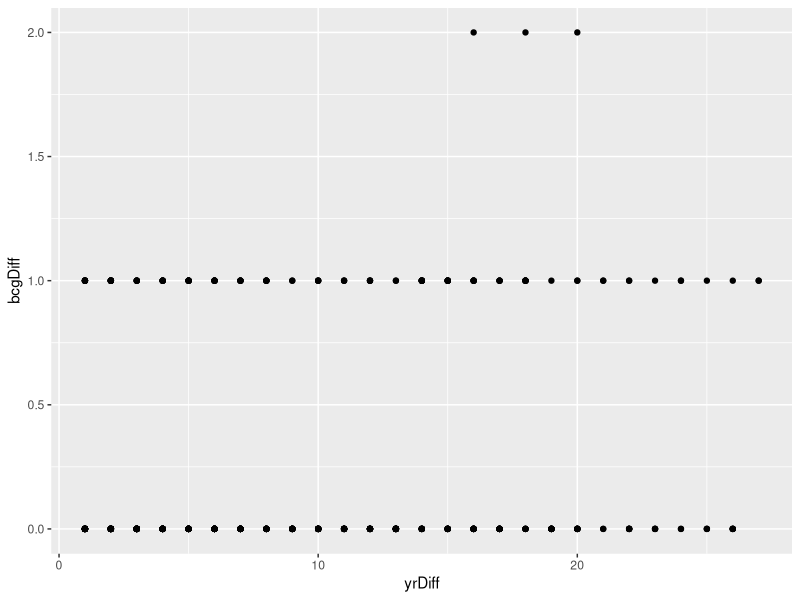

Write R code to recreate this figure.
setwd('P:/Projects/GitHub_Prj/BioVariability')

library(ggplot2)

bcg<-read.csv("data/bug_bcg_10Yrs.csv",header=TRUE)
# bcg<-bcg[bcg$STA_SEQ==14188|
#            bcg$STA_SEQ==14314|
#            bcg$STA_SEQ==14441|
#            bcg$STA_SEQ==14442|
#            bcg$STA_SEQ==14444|
#            bcg$STA_SEQ==14450|
#            bcg$STA_SEQ==14605|
#            bcg$STA_SEQ==14706|
#            bcg$STA_SEQ==14720,]##'Reference'Sites Only.  Comment out for all sites.
bcg<-bcg[bcg$STA_SEQ!=14188&
           bcg$STA_SEQ!=14314&
           bcg$STA_SEQ!=14441&
           bcg$STA_SEQ!=14442&
           bcg$STA_SEQ!=14444&
           bcg$STA_SEQ!=14450&
           bcg$STA_SEQ!=14605&
           bcg$STA_SEQ!=14706&
           bcg$STA_SEQ!=14720,]##'Reference'Sites Only.  Comment out for all sites.
sites<-unique(bcg$STA_SEQ)


bcgYrDiff<-data.frame(STA_SEQ=integer(),SampYr1=integer(),
                      bcgYr1=double(),SampYr2=integer(),
                      bcgYr2=double())#Create empty dataframe to store combinations

for (i in 1:length(sites)){
  bcgSite<-bcg[bcg$STA_SEQ == sites[i],c(1,4:5)]
  comb<-as.data.frame(t(combn(bcgSite$SampYr,2)))#create a dataframe of all possible combinations
  bcgSiteDiff<-merge(bcgSite,comb,by.x="SampYr",by.y="V1",all.y=TRUE)
  bcgSiteDiff<-merge(bcgSite,bcgSiteDiff,by.x="SampYr",by.y="V2",all.y=TRUE)
  bcgSiteDiff<-bcgSiteDiff[,c(2,1,3,4,6)]
  colnames(bcgSiteDiff)<-c("STA_SEQ","SampYr1","bcgYr1","SampYr2","bcgYr2")
  bcgYrDiff<-rbind(bcgYrDiff,bcgSiteDiff)
}

bcgYrDiff$bcgDiff<-abs(bcgYrDiff$bcgYr1-bcgYrDiff$bcgYr2)
bcgYrDiff$yrDiff<-abs(bcgYrDiff$SampYr1-bcgYrDiff$SampYr2)
bcgDiff<-bcgYrDiff[,c(1,6)]
aggregate(bcgDiff$bcgDiff,by=list(STA_SEQ=bcgDiff$STA_SEQ),FUN=mean)

dim(bcgYrDiff[bcgYrDiff$bcgDiff>=1,])[1]/dim(bcgYrDiff)[1]


ggplot(bcgYrDiff,aes(yrDiff,bcgDiff))+
  geom_point()
